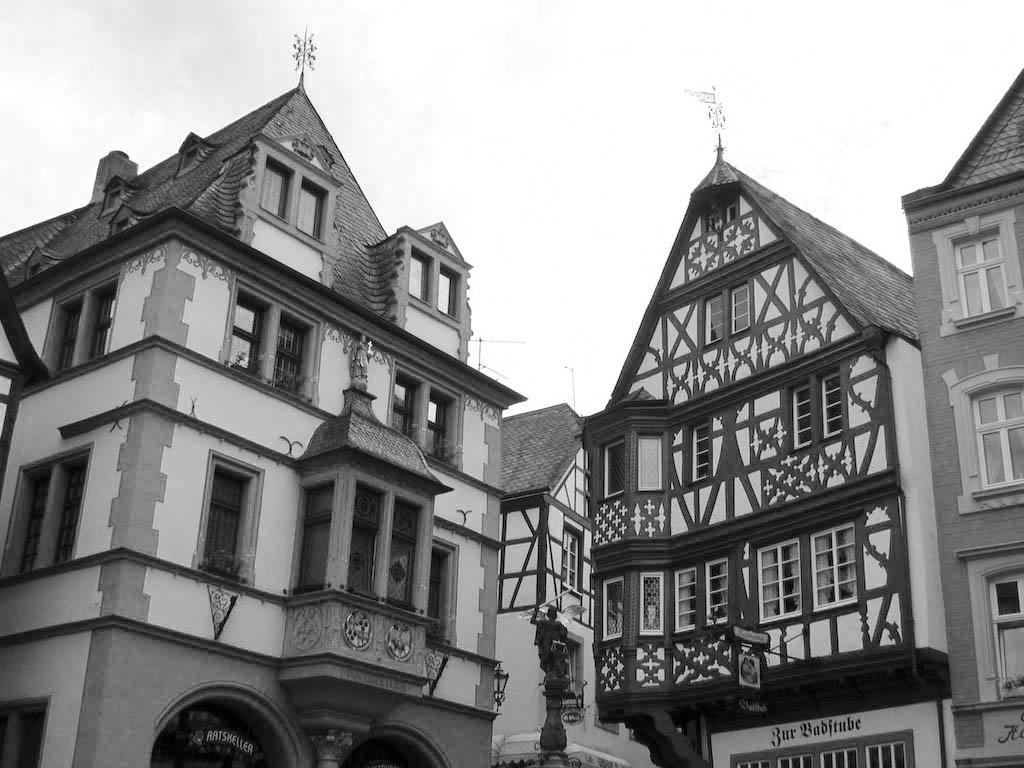
#> input picture houses.jpg, 1024 x 768 px
$ jupyter execute --allow-errors main.ipynb
#> lines starting #> are read from the running program, lines starting #| are printed output that depends on the picture; after the words box and inside, x2 and y2 are one past the last pixel; in counts of white or black regions, pixels touching at a corner belong together
[cell 1]
import cv2
import numpy as np
from matplotlib import pyplot as plt

[cell 2]
gray_house = cv2.imread("houses.jpg",0)
#> gray_house is the input picture: shape (768, 1024); min 0, max 255, mean 141.3
gray_sudoku = cv2.imread("sudoku.jpg",0)
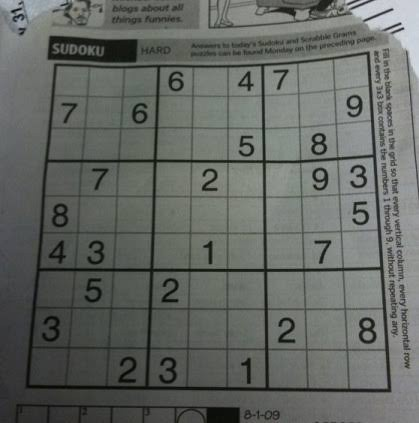
#> input picture sudoku.jpg, 419 x 423 px
#> gray_sudoku: shape (423, 419); min 2, max 218, mean 101.8
house_type = gray_house.dtype
sudoku_type = gray_sudoku.dtype
block_size = [50,100,125]

[cell 3]
def createBlank(img):
    new_img = cv2.cvtColor(img,0)
    return new_img

[cell 4]
def global_threshold(img,threshold,d_type,color):
    #threshold gray
#> called with threshold = 127, color = 0
    threshold_img = np.zeros(img.shape,dtype = d_type)
    if color == 0:
        for i in range(0, img.shape[0]):
            for j in range(0, img.shape[1]):
                if img[i,j] < threshold:
                    threshold_img[i,j] = 0
                else:
                    threshold_img[i,j] = 255
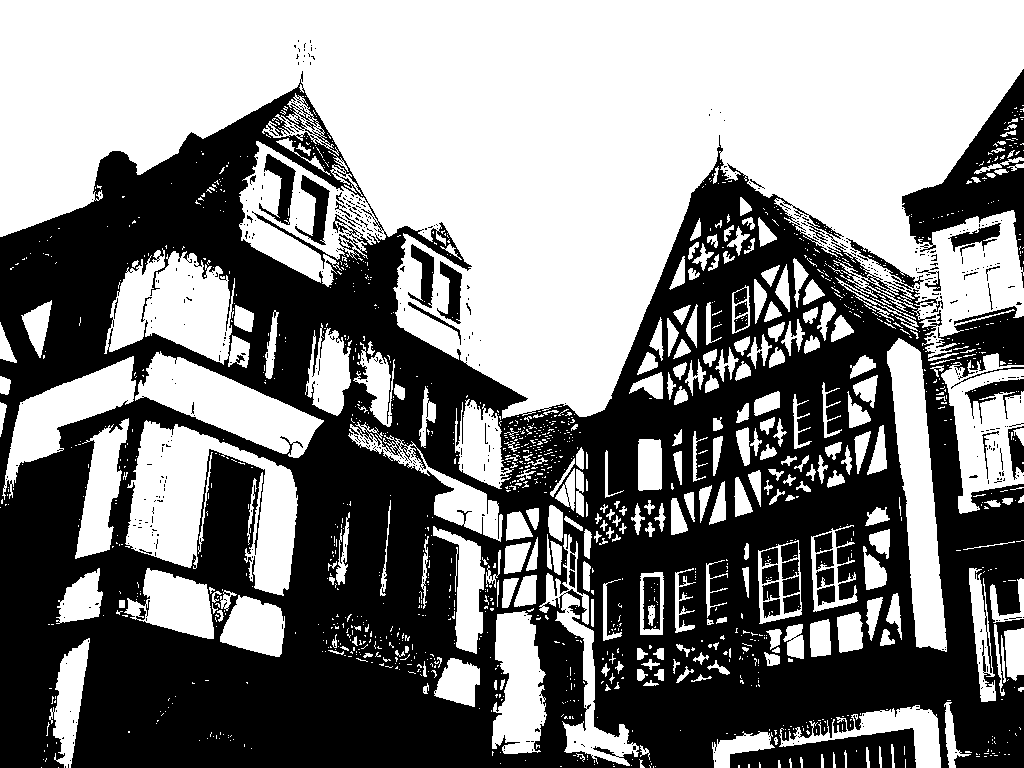
#> threshold_img: shape (768, 1024); 51.3% white; 534 black regions (486 under 20 px), largest, box (x1, y1, x2, y2) and area: (0, 71, 1024, 768) 361464, (902, 69, 1024, 288) 9009, (259, 154, 296, 225) 1015
    #threshold red
    elif color == 1:
        for i in range(0, img.shape[0]):
            for j in range(0, img.shape[1]):
                if img[i,j][2] < threshold:
                    threshold_img[i,j] = [0,0,0]
                else:
                    threshold_img[i,j] = [0,0,255]

    #threshold green
    elif color == 2:
        for i in range(0, img.shape[0]):
            for j in range(0, img.shape[1]):
                if img[i,j][1] < threshold:
                    threshold_img[i,j] = [0,0,0]
                else:
                    threshold_img[i,j] = [0,255,0]

    #threshold green
    else:
        for i in range(0, img.shape[0]):
            for j in range(0, img.shape[1]):
                if img[i,j][0] < threshold:
                    threshold_img[i,j] = [0,0,0]
                else:
                    threshold_img[i,j] = [255,0,0]

    return threshold_img

[cell 5]
threshold_houses = cv2.cvtColor(global_threshold(gray_house,127,house_type,0),0)
plt.imshow(threshold_houses, cmap = 'gray')
plt.title("House Simple Threshold")

[cell 6]
threshold_sudoku = cv2.cvtColor(global_threshold(gray_sudoku,127,sudoku_type,0),0)
#> call 2 of global_threshold, with threshold = 127, color = 0
#> after the loop in global_threshold (call 2), `for i in range(0, img.shape[0]):`:
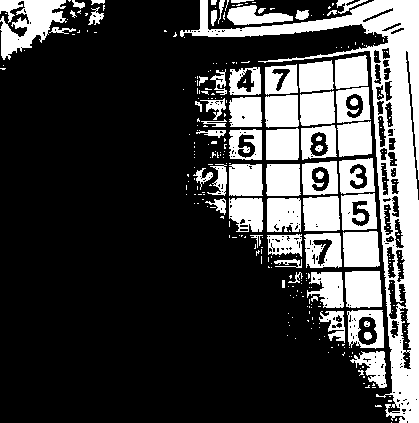
#> threshold_img: shape (423, 419); 26.5% white; 301 white regions (237 under 20 px), largest, box (x1, y1, x2, y2) and area: (180, 0, 419, 423) 15150, (0, 0, 67, 60) 2170, (345, 271, 382, 308) 1280
plt.imshow(threshold_sudoku, cmap = 'gray')
plt.title("Sudoku Simple Threshold")

[cell 7]
def auto_threshold(img):
    temp_img = img.copy()

    def adjust_gray(threshold):
        adjusted = cv2.cvtColor(global_threshold(temp_img,threshold,"uint8",0),0)
        cv2.imshow("Simple Threshold Adjustment", adjusted)

    def adjust_threshold_house():
        cv2.namedWindow("Simple Threshold Adjustment")
        cv2.createTrackbar("Threshold","Simple Threshold Adjustment", 0, 255, adjust_gray)
        cv2.setTrackbarPos("Threshold","Simple Threshold Adjustment",127)
        cv2.imshow("Simple Threshold Adjustment", temp_img)
        cv2.waitKey(0)
        cv2.destroyAllWindows()

    adjust_threshold_house()

[cell 8]
auto_threshold(gray_house)

[cell 9]
auto_threshold(gray_sudoku)

[cell 10]
def tile_img(img,step_size):
    tile_img = createBlank(img)
    m = 0
    while m < tile_img.shape[1]:
        n = 0
        while n < tile_img.shape[0]:
            tile_img = cv2.rectangle(tile_img,(m,n),(m+step_size,n+step_size),(200,0,0),1)

            threshold_img = [img[m:n, m + step_size: n + step_size]]
            n += step_size
        m += step_size

    return tile_img

[cell 11]
for size in block_size:
    plt.figure()
    plt.imshow(tile_img(gray_house,size), cmap = "gray")
    plt.title(str(size) + " x " + str(size) + " Block image")
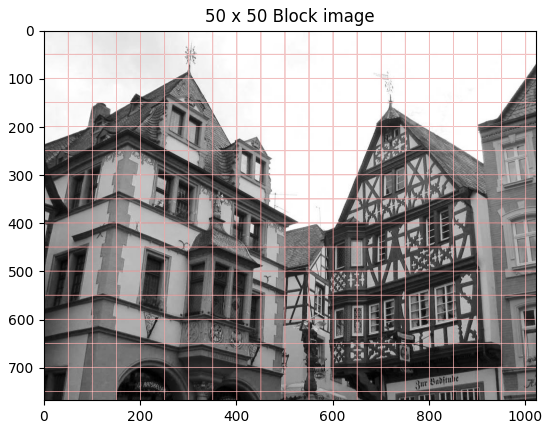
#> figure drawn by matplotlib, 1 panel; B, G, R data is drawn as R, G, B
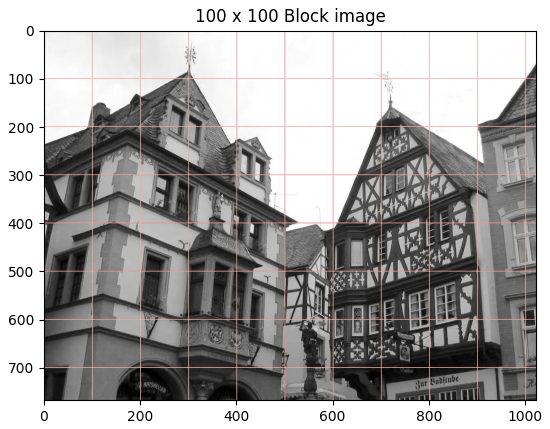
#> figure drawn by matplotlib, 1 panel; B, G, R data is drawn as R, G, B
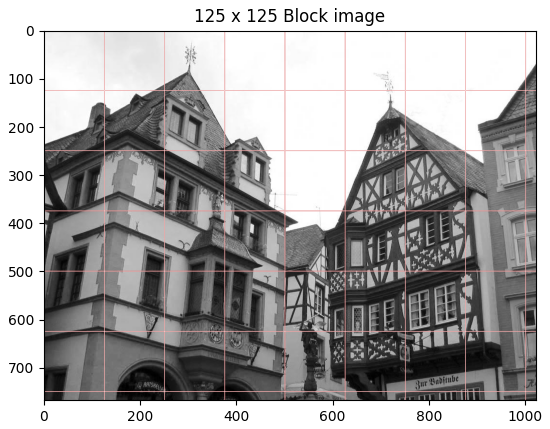
#> figure drawn by matplotlib, 1 panel; B, G, R data is drawn as R, G, B

[cell 12]
def otsu_alg(img):

    histogram,b = np.histogram(img, np.arange(0,257))
    #between class variance vals
    max_varb = -1
    thresholdb = -1

    #within class variance vals
    min_varw = 999999
    thresholdw = -1
    norm = 1.0/(img.shape[0]*img.shape[1])
    t_vals = np.arange(256)
    historgram = histogram*norm


    for thresh in b[1:-1]:
        sum_histogram = np.sum(histogram)
        if sum_histogram == 0:
            sum_histogram == 1

        probability_b = np.sum(histogram[:thresh])
        probability_f = np.sum(histogram[thresh:])

        if probability_f == 0:
            probability_f = 1

        if probability_b == 0:
            probability_b = 1
        #weight background
        w_b = probability_b * (1.0/sum_histogram)

        #weight forground
        w_f = probability_f * (1.0/sum_histogram)

        #mean background
        m_b = np.sum(histogram[:thresh]*t_vals[:thresh])/(probability_b)
        #mean forground
        m_f = np.sum(histogram[thresh:]*t_vals[thresh:])/(probability_f)

        var_B = w_b*w_f*(m_b - m_f)**2

        if var_B > max_varb:
            thresholdb = thresh
            max_varb = var_B

        var_b = np.sum([((i - m_b)**2) for i in range(thresh)]*histogram[:thresh])/probability_b
        var_f = np.sum([((i - m_f)**2) for i in range(thresh,256)]*histogram[thresh:])/probability_f


        var_w = (w_b*var_b) + (w_f*var_f)

        if var_w < min_varw:
            thresholdw = thresh
            min_varw = var_w

    threshold_img = np.zeros(img.shape,dtype = "uint8")

    if thresholdb > 248:
        thresholdb = thresholdb - 40

    for i in range(0, img.shape[0]):
        for j in range(0, img.shape[1]):
            if img[i,j] < thresholdb:
                threshold_img[i,j] = 0
            else:
                threshold_img[i,j] = 255

    return threshold_img

[cell 13]
def split_img(img,size):
#> called with size = 50
    split_arr = []
    n = size
    m = size
    for i in range(0, img.shape[0], n):
        for j in range(0, img.shape[1], m):
            if i + n > img.shape[0] and j + n > img.shape[1]:
                partial = img[i: i + (img.shape[0] - i), j: j + (img.shape[1] - j)]
                split_arr.append(partial)
                break
            elif i + n > img.shape[0] :
                partial = img[i: i + (img.shape[0] - i), j: j + m]
                split_arr.append(partial)

            elif i + m > img.shape[1] :
                partial = img[i: i + n, j: j + (img.shape[1] - j)]
                split_arr.append(partial)

            else:
                partial = img[i: i + n, j: j + m]
                split_arr.append(partial)
#> after the loop, split_arr = 336 items

    return split_arr

[cell 14]
def otsu_thresh(img, size):
    imgs = split_img(img,size)
#> imgs = 336 items
    empty = np.zeros(img.shape,dtype = "uint8")
    for index in range(len(imgs)):
        imgs[index] = otsu_alg(imgs[index])
#> this loop made 336 passes
#> norm in otsu_alg on passes 1 to 3: 0.0004, 0.0004, 0.0004

    count = 0
    for i in range(0, empty.shape[0], size):
        for j in range(0, empty.shape[1], size):
            if i + size > empty.shape[0] and j + size > empty.shape[1]:
                empty[i: i + (empty.shape[0] - i), j: j + (empty.shape[1] - j)] = imgs[count]
                count += 1
                break
            elif i + size > empty.shape[0] :
                empty[i: i + (empty.shape[0] - i), j: j + size] = imgs[count]
                count += 1
            elif i + size > empty.shape[1] :
                empty[i: i + size, j: j + (empty.shape[1] - j)] = imgs[count]
                count += 1
            else:
                empty[i: i + size, j: j + size] = imgs[count]
                count +=1
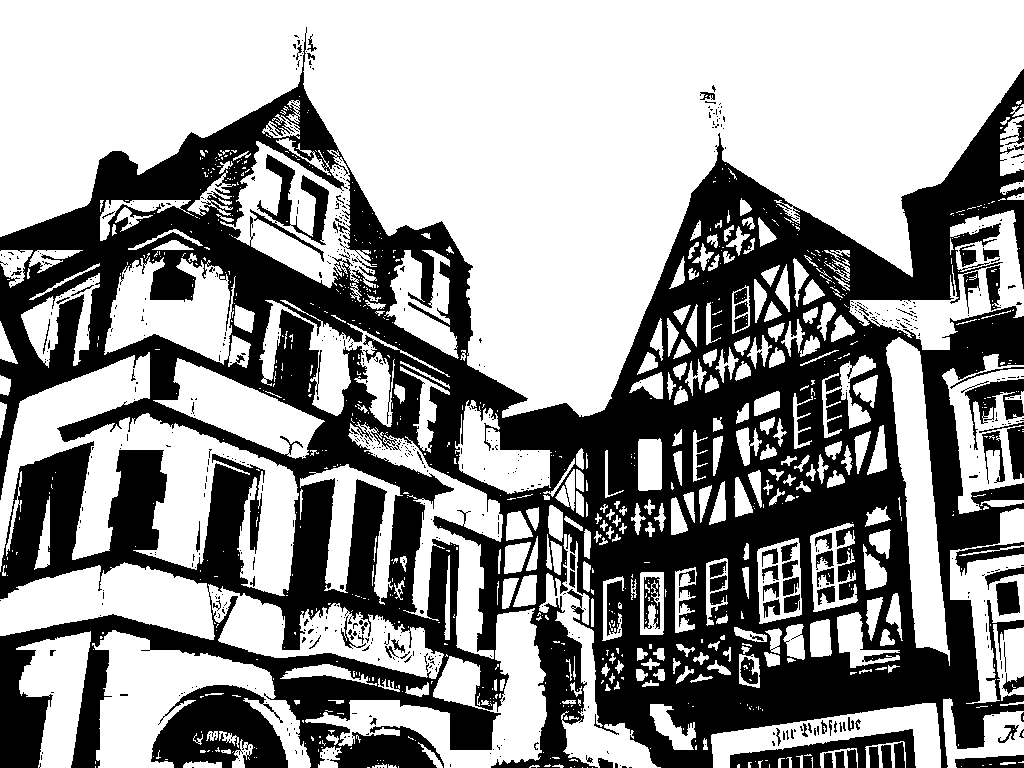
#> empty: shape (768, 1024); 58.6% white; 690 black regions (598 under 20 px), largest, box (x1, y1, x2, y2) and area: (0, 27, 1024, 768) 297633, (151, 685, 288, 768) 7461, (730, 729, 916, 768) 2845
#> after the loop, count = 336

    return empty

[cell 15]
otsu_image = otsu_thresh(gray_house, 50)
plt.imshow(otsu_image, cmap = 'gray')
plt.title("House Simple Threshold")

[cell 16]
otsu_image = otsu_thresh(gray_sudoku, 50)
#> call 2 of otsu_thresh, with size = 50
#> in otsu_thresh (call 2), `imgs = split_img(img,size)`: imgs = 81 items
#> the loop in otsu_thresh (call 2), `for index in range(len(imgs)):` made 81 passes
#> after the loop in otsu_thresh (call 2), `for i in range(0, empty.shape[0], size):`:
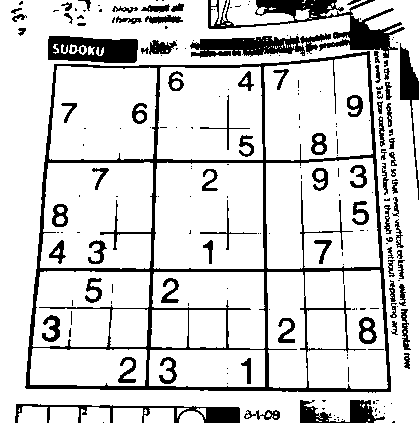
#> empty: shape (423, 419); 83.2% white; 202 black regions (120 under 20 px), largest, box (x1, y1, x2, y2) and area: (25, 51, 391, 393) 11043, (208, 0, 405, 58) 3137, (48, 36, 138, 63) 1835
#> after the loop in otsu_thresh (call 2), `for i in range(0, empty.shape[0], size):`: count = 81
